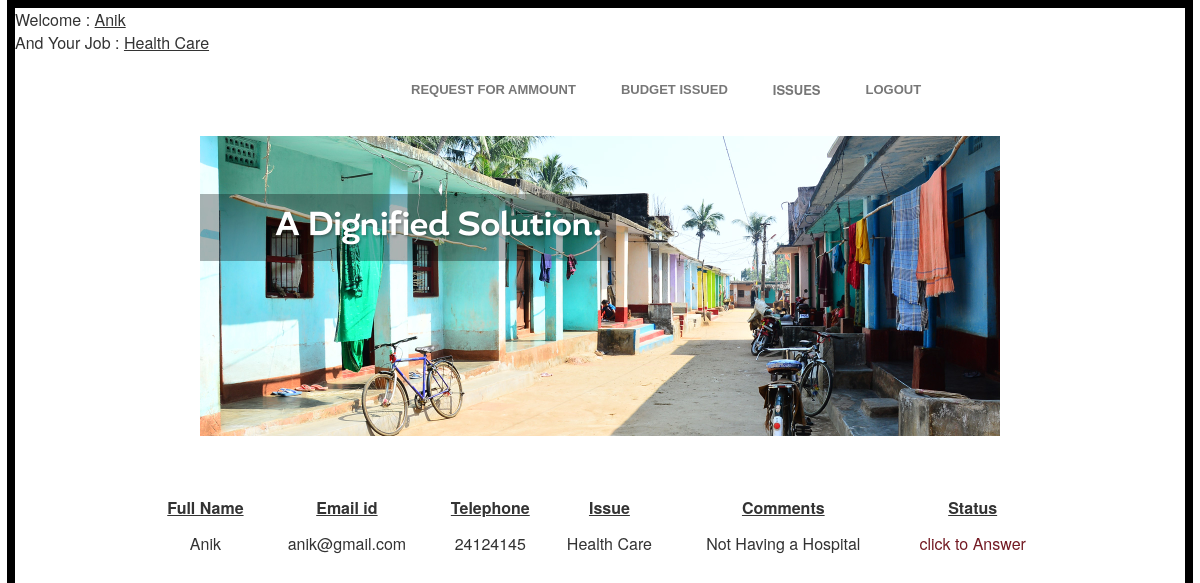
The page /memberpage.php?option=health (signed in) on the database its author committed.
### tables this page shows
CREATE TABLE IF NOT EXISTS `dummy` (
  `dissueno` int(10) NOT NULL AUTO_INCREMENT,
  `fullname` varchar(100) DEFAULT NULL,
  `emailid` varchar(100) NOT NULL,
  `telephoneno` int(10) DEFAULT NULL,
  `issue` varchar(100) DEFAULT NULL,
  `comments` varchar(100) DEFAULT NULL,
  `progress` varchar(20) DEFAULT NULL,
  PRIMARY KEY (`dissueno`,`emailid`)
);

### healthissufroad.php (the view, shortened to what this page needs)
<?php
	$selectquery = mysql_query("select * from dummy where issue='Health Care'");
?>
	<form method="post">
<?php
	echo "<body bgcolor = '#B2B8FF'>";
	echo "<br/><br/>";
	echo "<table bgcolor='#B2B8FF' width='900' cellspacing='2' cellpadding='10' border='0' height='80' align='center'>";
	echo "<th><center><u> Full Name </u></th><th><center> <u>Email id </u></th> <th><center><u>Telephone </u></th> <th><center><u> Issue </u></th> <th><center> <u>Comments </u></th><th><center> <u>Status </u></th>";
	while($row = mysql_fetch_array($selectquery))
	{
		$comments = $row['comments'];
		echo "<tr>";
		echo "<td align='center'>".$row['fullname']."</td>";
		echo "<td align='center'>".$row['emailid']."</td>";
		echo "<td align='center'>".$row['telephoneno']."</td>";
		echo "<td align='center'>".$row['issue']."</td>";
		echo "<td align='center'>".$row['comments']."</td>";
		echo "<td align='center'><a href='healthstatupdatemem.php?comments=$comments' style='text-decoration:none'>click to Answer</a></td>";
	}
?>

### file/class.css (style rules this page uses)
a { color:#731a23; }

### memberpage.php (style rules this page uses)
td { height:30px;vertical-align:top; }
table { border-collapse:collapse; }

### rows shown on the page
dummy: fullname "Anik", emailid "anik@gmail.com", telephoneno "24124145", issue "Health Care", comments "Not Having a Hospital"

### other values the page prints
$_SESSION['fullname'] "Anik"
$_SESSION['task'] "Health Care"
